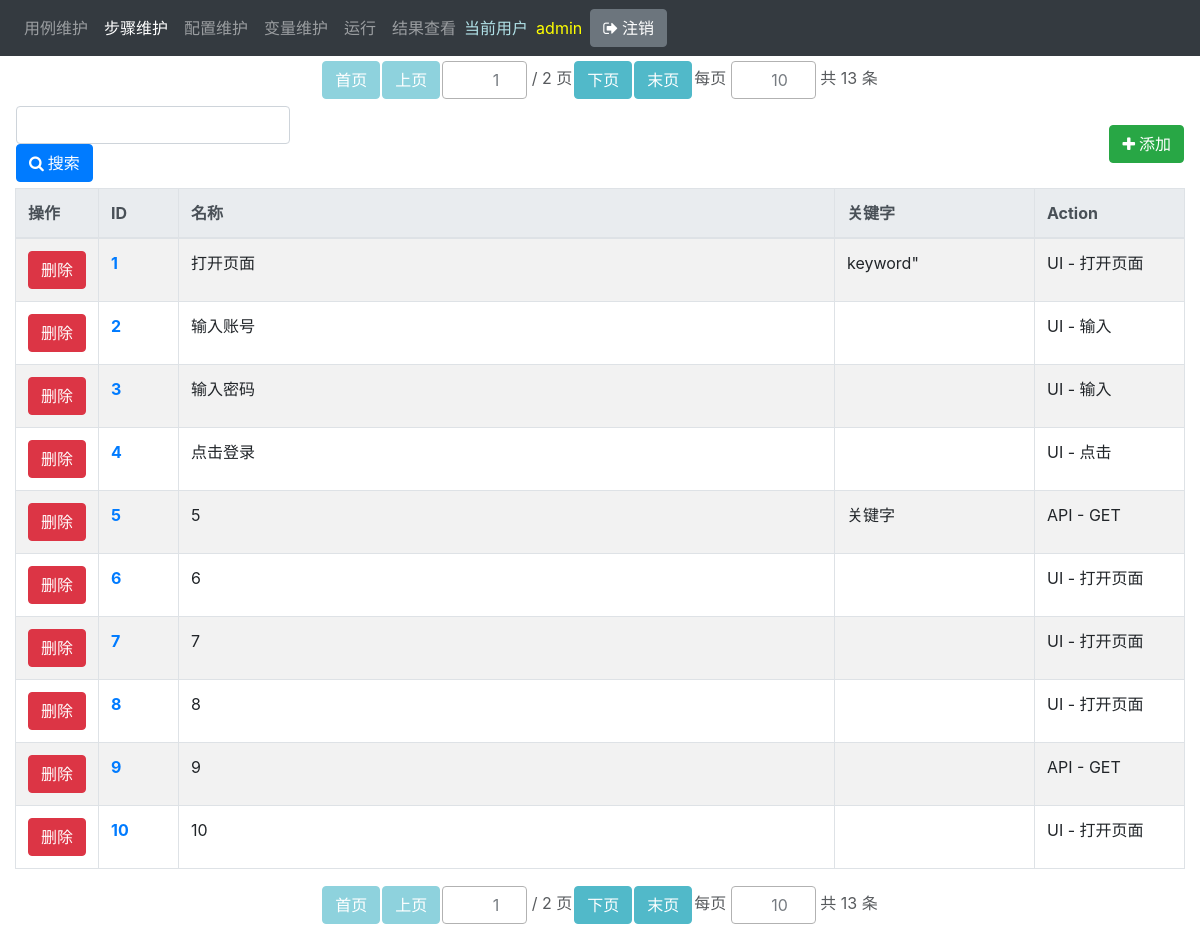
/steps/ (signed in), run on an earlier commit of the app's database.
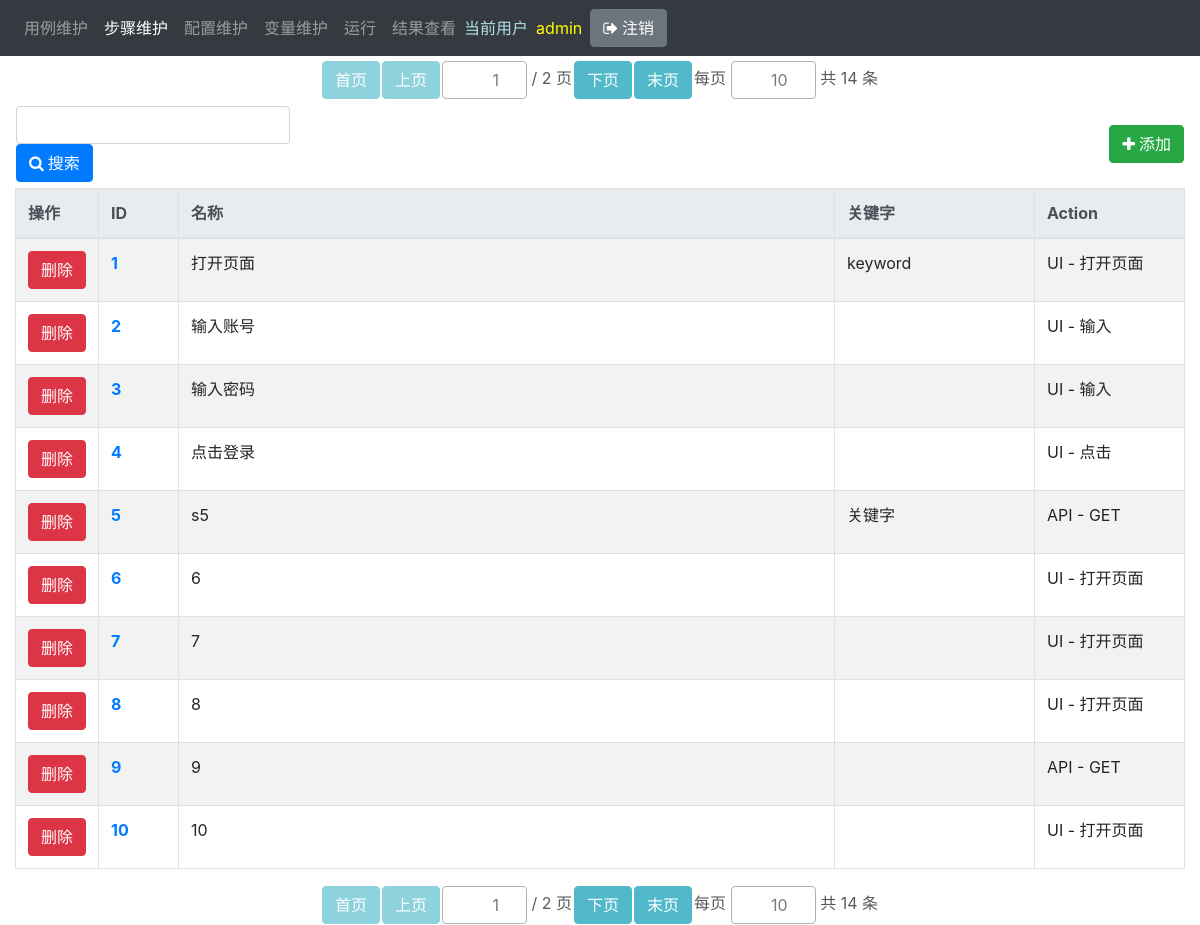
And on a later commit of the database.
### main/models.py (models this page shows, shortened)
class Step(models.Model):
    name = models.CharField(max_length=100)
    description = models.TextField(blank=True)
    keyword = models.CharField(max_length=100, blank=True, default='')
    creator = models.ForeignKey(User, verbose_name='创建人', related_name='step_creator', on_delete=models.DO_NOTHING)
    created_date = models.DateTimeField('创建时间', auto_now_add=True, null=True)
    modifier = models.ForeignKey(User, verbose_name='修改人', related_name='step_modifier', on_delete=models.DO_NOTHING)
    modified_date = models.DateTimeField('修改时间', auto_now=True, null=True)
    is_active = models.BooleanField(default=True)
    action = models.ForeignKey('main.Action', on_delete=models.DO_NOTHING)
    timeout = models.FloatField(blank=True, null=True)
    save_as = models.CharField(blank=True, max_length=100)
    ui_by_list = (
        (0, ''),
        (1, 'id'),
        (2, 'xpath'),
        (3, 'link text'),
        (4, 'partial link text'),
        (5, 'name'),
        (6, 'tag name'),
        (7, 'class name'),
        (8, 'css selector'),
        (9, 'public element'),
        (10, 'variable'),
    )
    ui_by = models.IntegerField(choices=ui_by_list, default=0)
    ui_locator = models.TextField(blank=True)
    ui_index = models.IntegerField(blank=True, null=True)
    ui_base_element = models.TextField(blank=True)
    ui_data = models.TextField(blank=True)
    ui_special_action_list = (
        (0, ''),
        (1, 'click'),
        (2, 'click_and_hold'),
        (3, 'context_click'),
        (4, 'double_click'),
        (5, 'release'),
        (6, 'move_by_offset'),
        (7, 'move_to_element'),
        (8, 'move_to_element_with_offset'),
        (9, 'drag_and_drop'),
        (10, 'drag_and_drop_by_offset'),
        (11, 'key_down'),
        (12, 'key_up'),
        (13, 'send_keys'),
        (14, 'send_keys_to_element'),
    )
    ui_special_action = models.IntegerField(choices=ui_special_action_list, default=0)
    ui_alert_handle_list = (
        (0, ''),
        (1, 'accept'),
        (2, 'dismiss'),
        (3, 'ignore'),
    )
    ui_alert_handle = models.IntegerField(choices=ui_alert_handle_list, default=0)
    api_url = models.TextField(blank=True)
    api_headers = models.TextField(blank=True)
    api_body = models.TextField(blank=True)
    api_data = models.TextField(blank=True)
    class Meta:
        ordering = ['name']
        pass

class Action(models.Model):
    name = models.CharField(max_length=100)
    description = models.TextField(blank=True)
    keyword = models.CharField(max_length=100, blank=True, default='')
    creator = models.ForeignKey(User, verbose_name='创建人', related_name='action_creator', on_delete=models.DO_NOTHING)
    created_date = models.DateTimeField('创建时间', auto_now_add=True, null=True)
    modifier = models.ForeignKey(User, verbose_name='修改人', related_name='action_modifier', on_delete=models.DO_NOTHING)
    modified_date = models.DateTimeField('修改时间', auto_now=True, null=True)
    is_active = models.BooleanField(default=True)
    type = models.ForeignKey('main.ActionType', on_delete=models.DO_NOTHING)
    class Meta:
        unique_together = ('name', 'type')
    def __str__(self):
        return '{} - {}'.format(self.type, self.name)

class ActionType(models.Model):
    name = models.CharField(max_length=100)
    description = models.TextField(blank=True)
    keyword = models.CharField(max_length=100, blank=True, default='')
    creator = models.ForeignKey(User, verbose_name='创建人', related_name='action_type_creator',
                                on_delete=models.DO_NOTHING)
    created_date = models.DateTimeField('创建时间', auto_now_add=True, null=True)
    modifier = models.ForeignKey(User, verbose_name='修改人', related_name='action_type_modifier',
                                 on_delete=models.DO_NOTHING)
    modified_date = models.DateTimeField('修改时间', auto_now=True, null=True)
    is_active = models.BooleanField(default=True)
    def __str__(self):
        return self.name

### main/views.py (the view)
# urls.py: path('steps/', mv.steps, name='steps'),
@login_required
def steps(request):
    if request.method == 'POST':
        page = int(request.POST.get('page', 1)) if request.POST.get('page') != '' else 1
        if page <= 0:
            page = 1
        size = int(request.POST.get('size', 5)) if request.POST.get('size') != '' else 10
        search_text = str(request.POST.get('search_text', ''))
    else:
        page = int(request.COOKIES.get('page', 1))
        size = int(request.COOKIES.get('size', 10))
        search_text = ''
    keyword_list_temp = search_text.split(' ')
    keyword_list = list()
    for keyword in keyword_list_temp:
        if keyword.strip() != '':
            keyword_list.append(keyword)
    q = get_query_condition(keyword_list)
    objects = Step.objects.filter(q, is_active=1).order_by('id').select_related('action__type')
    paginator = Paginator(objects, size)
    try:
        objects = paginator.page(page)
    except PageNotAnInteger:
        objects = paginator.page(1)
        page = 1
    except EmptyPage:
        objects = paginator.page(paginator.num_pages)
        page = paginator.num_pages
    paginator_form = PaginatorForm(initial={'page': page, 'size': size}, page_max_value=paginator.num_pages)
    return render(request, 'main/steps.html', locals())

### main/forms.py
class PaginatorForm(forms.Form):
    size = forms.IntegerField(min_value=1, max_value=10000, required=False)
    def __init__(self, page_max_value, *args, **kwargs):
        super(PaginatorForm, self).__init__(*args, **kwargs)
        self.fields['page'] = forms.IntegerField(min_value=1, max_value=page_max_value, required=False)
        for k, v in self.fields.items():
            v.widget.attrs.update({'class': 'form-control', 'style': 'width: 85px'})

### main/views.py (called while the page is built)
def get_query_condition(query_str_list):
    q = Q()
    for query_str in query_str_list:
        query_str = str(query_str)
        q |= Q(name__icontains=query_str) | Q(keyword__icontains=query_str)
    return q

### main/templates/main/steps.html (shortened to what this page needs)
{% extends 'main/list_base.html' %}
{% block search_tools %}
<div class="table-responsive" style="padding: 5px 0px" id="search_tools">
    <table >
        <colgroup>
            <col style='width:300px;'>
            <col>
            <col style='width:50px;'>
        </colgroup>
        <tr>
            <td>
                <input type="text" id="search_text" name="search_text" value="{{ search_text }}"  class="form-control">
                <button type="submit" id='search_button' class="btn btn-primary"><i class="icon-search">&nbsp;</i>搜索</button>
            </td>
            <td></td>
            <td><button type="button" id="add_button" class="btn btn-success" onclick="window.open('{% url "step_add" %}');"><i class="icon-plus">&nbsp;</i>添加</button></td>
        </tr>
    </table>
</div>
{% endblock %}
{% block result_table %}
<div class="table-responsive" id='result_table'>
    <table class="table table-striped table-bordered table-hover">
        <colgroup>
            <col style='width: 80px;'>
            <col style='width: 80px;'>
            <col>
            <col style='width: 200px;'>
            <col style='width: 150px;'>
        </colgroup>
        <thead class="thead-light">
            <tr>
                <th>操作</th>
                <th>ID</th>
                <th>名称</th>
                <th>关键字</th>
                <th>Action</th>
            </tr>
        </thead>
        <tbody>
            {% for object in objects %}
            <tr pk="{{ object.pk }}">
                <td>
                    <div class="mx-auto text-center">
                        <button type="button" id="delete_button" name="delete_button" class="btn btn-danger">删除</button>
                    </div>
                </td>
                <td col_name='id'><a target="_blank" href="{% url 'step' object.pk %}" class="font-weight-bold">{{ object.pk }}</a></td>
                <td quick_update col_name='name'>{{ object.name }}</td>
                <td quick_update col_name='keyword'>{{ object.keyword }}</td>
                <td col_name='action'>{{ object.action }}</td>
            </tr>
            {% empty %}
            <tr>
                <td colspan="5" class="text-center">查无数据</td>
            </tr>
            {% endfor %}
        </tbody>
    </table>
</div>
{% endblock %}

What changed in the data, as far as the page shows it:
changed Step "打开页面": keyword "keyword\"" → "keyword"
changed Step "关键字": name "5" → "s5"
Also different on the page:
{{ paginator.count|default:0 }}: "13 13" → "14 14"
